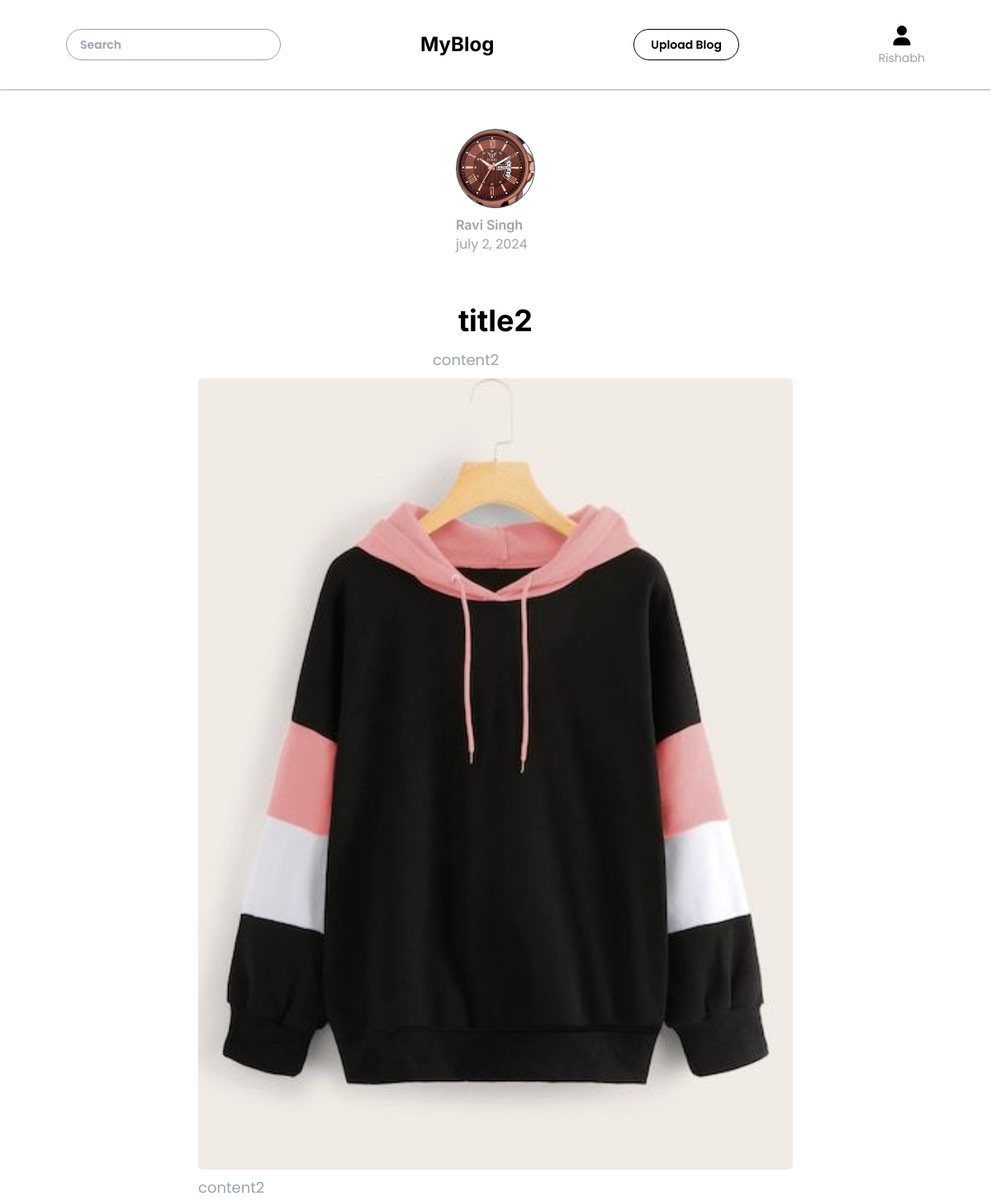
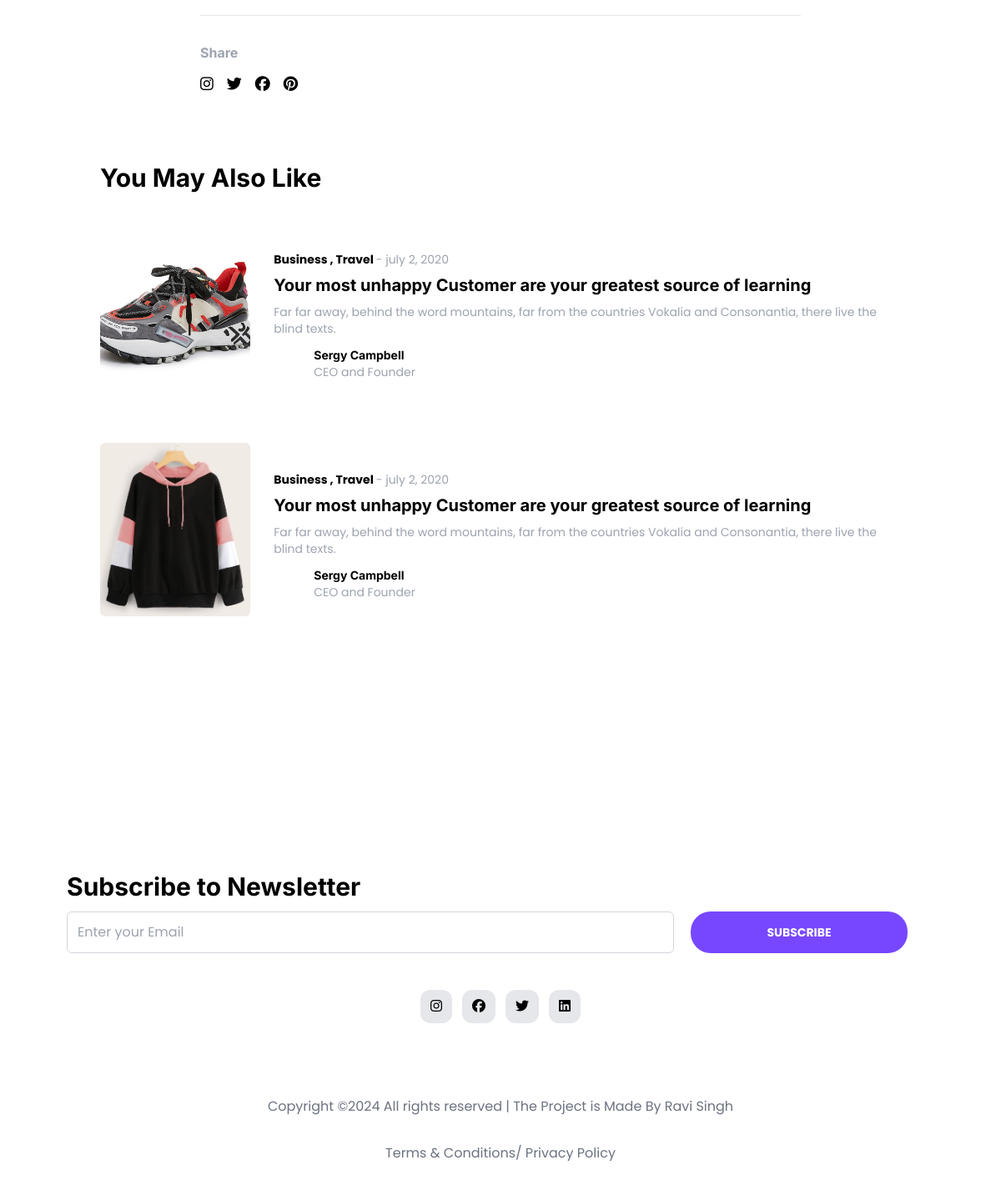
/blog/3 (signed in), run on the app's committed database (2 pictures, top to bottom).
### flask_blog/model.py (models this page shows, shortened)
class User(db.Model, UserMixin):
    id = db.Column(db.Integer, primary_key=True)
    firstname = db.Column(db.String(50), nullable=False)
    lastname = db.Column(db.String(50), nullable=False)
    username = db.Column(db.String(50), unique=True, nullable=False)
    email = db.Column(db.String(120), unique=True, nullable=False)
    phone = db.Column(db.Integer(), unique=True, nullable=False)
    profile_pic = db.Column(db.String(120), nullable=False, default='default_profile.jpg')
    cover_pic = db.Column(db.String(120), nullable=False, default='default_cover.jpg')
    password = db.Column(db.String(60), nullable=False)
    date_created = db.Column(db.DateTime, nullable=False, default=datetime.utcnow)
    blogs = db.relationship("Blog", backref = "author", lazy= True)

class Blog(db.Model):
    blog_id = db.Column(db.Integer, primary_key= True)
    blog_title = db.Column(db.String(200), nullable= False )
    blog_content = db.Column(db.String(2000), nullable= False )
    blog_img = db.Column(db.String(200), nullable= False )
    blog_highlights = db.Column(db.String(500), nullable= True )
    blog_category = db.Column(db.String(50), nullable= True )
    blog_user = db.Column(db.Integer, db.ForeignKey("user.id"), nullable= False)

### flask_blog/routes.py (the view)
@app.route("/blog/<id>")
@login_required
def detailBlog(id):
    showBlog = Blog.query.filter_by(blog_id = id).first()
    relatedBlog = Blog.query.filter_by(blog_category = showBlog.blog_category)
    return render_template("showBlog.html", blog = showBlog, related = relatedBlog)

### flask_blog/__init__.py (called while the page is built)
def create_app():
    from flask_blog import routes, model
    @app.before_request
    def make_session_permanent():
        session.permanent = True
    with app.app_context():
        db.create_all()
    return app

### flask_blog/model.py (called while the page is built)
@login_manager.user_loader
def load_user(user_id):
    return User.query.get(int(user_id))

### flask_blog/routes.py (called while the page is built)
@app.template_filter('nl2br')
def nl2br(value):
    return value.replace('\n', '<br>\n')

### flask_blog/templates/showBlog.html (shortened to what this page needs)
{% extends "base.html" %}
{% block body %}
<section class="flex flex-col items-center justify-center py-12">
    <a href="/profile/{{blog.author.id}}">
    <div class="w-24 h-24 rounded-full  mx-auto bg-cover bg-center bg-no-repeat border border-gray-600" style="background-image: url('../static/media/{{blog.author.profile_pic}}');"></div>
    <p class="text-gray-400 font-semibold font-header mt-2">{{blog.author.firstname}} {{blog.author.lastname}}</p>
    <p class="text-gray-400">july 2, 2024</p>
</a>
</section>
<section class="blog w-3/5 mx-auto">
    <h2 class="text-4xl text-center font-bold my-2 font-header leading-snug">{{blog.blog_title}}</h2>
    <p class="text-gray-400 text-lg text-center w-[90%] mb-2">{{blog.blog_content[:100]}}</p>
    <img src="../static/media/{{blog.blog_img}}" alt="" class="w-full rounded-md my-2">
    <p class="text-gray-400 my-2 text-lg">{{blog.blog_content | nl2br | safe}}</p>
    <hr class="mt-5 font-bold text-gray-700">
</section>
<div class="share py-8 w-3/5 mx-auto">
    <p class="text-gray-400 font-bold font-header">Share</p>
    <ul class="social-icon flex gap-4 py-3">
        <li class="text-lg"><i class="fa-brands fa-instagram"></i></li>
        <li class="text-lg"><i class="fa-brands fa-twitter"></i></li>
        <li class="text-lg"><i class="fa-brands fa-facebook"></i></li>
        <li class="text-lg"><i class="fa-brands fa-pinterest"></i></li>
    </ul>
</div>
<section class="related w-4/5 mx-auto">
    <h2 class="py-9 text-3xl font-bold font-header">You May Also Like</h2>
    <div class="relatedBlog flex flex-col gap-10">
        {% for blg in related %}
        <div class="singleBlog flex gap-7 items-center">
            <div class="imgContain w-1/5 h-52 bg-slate-500 bg-center bg-cover bg-no-repeat rounded-md mb-4" style="background-image: url('../static/media/{{blg.blog_img}}');"></div>
            <div id="detail" class="flex flex-col items-start justify-center">
                <p class="font-bold text-black text-sm">Business , Travel <span
                        class="text-gray-400 font-normal"> - july 2, 2020</span></p>
                <h2 class="text-xl leading-snug font-header my-2 font-bold">{{num}} Your most unhappy Customer
                    are your greatest source of learning</h2>
                    <p class="text-gray-400 text-sm mb-3">Far far away, behind the word mountains, far from the
                        countries Vokalia and Consonantia, there live the blind texts.</p>
                <h3 class="flex gap-2 items-center">
                    <div class="">
                        <p class="font-bold font-header text-sm">Sergy Campbell</p>
                        <p class="text-gray-400 text-sm">CEO and Founder</p>
                    </div>
                </h3>
            </div>
        </div>
        {% endfor %}
    </div>
</section>
{% endblock %}

### flask_blog/templates/base.html (shortened to what this page needs)
<!DOCTYPE html>
<html lang="en">
<head>
    <link rel="stylesheet" href="{{ url_for('static', filename ='output.css') }}">
    <link rel="stylesheet" href="https://cdnjs.cloudflare.com/ajax/libs/font-awesome/6.5.2/css/all.min.css"
 />
</head>
<body class="font-textFont">
    <nav class="flex bg-white justify-between px-20 py-7 shadow-sm shadow-gray-400 items-center">
        <form action="/search" class="w-[25%]" method="get">
        <input type="text" placeholder="Search" class="rounded-3xl text-sm w-full  font-semibold border border-gray-400 text-gray-500 px-4 py-2" name="search">
        </form>
        <h1 class="text-2xl text-center font-header font-bold">MyBlog</h1>
        <a href="/upload"><button class="bg-transparent border border-black rounded-3xl px-5 py-2 font-semibold text-sm">Upload Blog</button></a>
        <div class="flex flex-col justify-center items-center gap-0">
            {% if current_user.is_authenticated %}
            <a href="/profile/{{current_user.id}}"><h2 class="text-2xl hover:text-[#7747ff]" ><i class="fa-solid fa-user"></i></h2></a>
            <p class="text-sm text-gray-400 ">{{current_user.firstname}}</p>
            {% else %}
            <a href="/login"><h2 class="text-2xl hover:text-[#7747ff]" ><i class="fa-solid fa-user"></i></h2></a>
            <p class="text-sm text-gray-400 ">login</p>
            {% endif %}
        </div>
    </nav>
{% block body %}
{% endblock body %}
    <footer class="h-screen w-full">
        <div class="newsletter h-1/2 flex flex-col px-20 justify-end">
            <h2 class="font-bold text-3xl font-header">Subscribe to Newsletter</h2>
            <div class="email flex gap-5 py-3">
                <input type="text" class="w-[70%] border border-gray-300 p-3 rounded-md" placeholder="Enter your Email">
                <button
                    class="w-[25%] bg-[#7747ff] text-sm text-center text-white font-bold rounded-3xl">SUBSCRIBE</button>
            </div>
        </div>
        <div class="copyright h-1/2">
            <div class="social-media flex justify-center gap-3 py-8">
                <p class="p-2 px-3 bg-gray-200 rounded-xl hover:bg-[#7747ff] hover:text-white"><i
                        class="fa-brands fa-instagram"></i></p>
                <p class="p-2 px-3 bg-gray-200 rounded-xl hover:bg-[#7747ff] hover:text-white"><i
                        class="fa-brands fa-facebook"></i></p>
                <p class="p-2 px-3 bg-gray-200 rounded-xl hover:bg-[#7747ff] hover:text-white"><i
                        class="fa-brands fa-twitter"></i></p>
                <p class="p-2 px-3 bg-gray-200 rounded-xl hover:bg-[#7747ff] hover:text-white"><i
                        class="fa-brands fa-linkedin"></i></p>
            </div>
            <div class="copyrightText py-14 flex flex-col items-center gap-8">
                <p class="text-gray-500">Copyright ©2024 All rights reserved | The Project is Made By Ravi Singh</p>
                <p class="text-gray-500">Terms & Conditions/ Privacy Policy</p>
            </div>
        </div>
    </footer>
</body>
</html>

### data on the page
User: firstname "Rishabh"
User: author.profile_pic (picture), author.firstname "Ravi", author.lastname "Singh"
Blog: blog_title "title2", blog_content "content2", blog_img (picture)
Blog: blog_img (picture)
